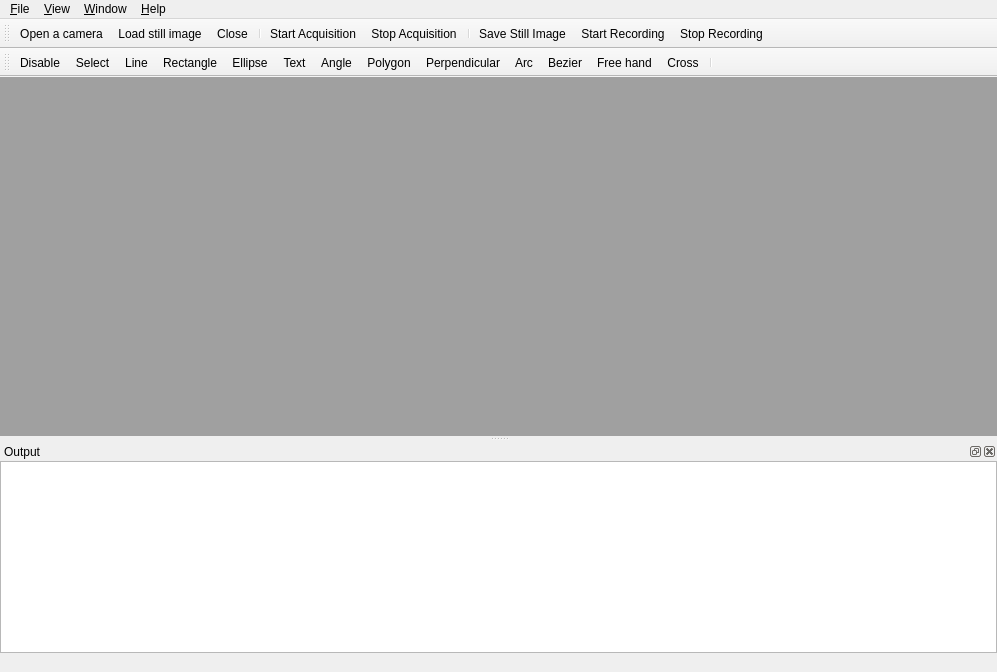
<?xml version="1.0" encoding="UTF-8"?>
<ui version="4.0">
 <class>MainWindow</class>
 <widget class="QMainWindow" name="MainWindow">
  <property name="geometry">
   <rect>
    <x>0</x>
    <y>0</y>
    <width>997</width>
    <height>672</height>
   </rect>
  </property>
  <property name="windowTitle">
   <string>StViewer</string>
  </property>
  <property name="windowIcon">
   <iconset resource="resource.qrc">
    <normaloff>:/icon/res/StViewer.png</normaloff>:/icon/res/StViewer.png</iconset>
  </property>
  <property name="dockNestingEnabled">
   <bool>true</bool>
  </property>
  <widget class="QWidget" name="centralWidget">
   <layout class="QVBoxLayout" name="verticalLayout">
    <property name="leftMargin">
     <number>0</number>
    </property>
    <property name="topMargin">
     <number>0</number>
    </property>
    <property name="rightMargin">
     <number>0</number>
    </property>
    <property name="bottomMargin">
     <number>0</number>
    </property>
    <item>
     <widget class="QMdiArea" name="mdiArea">
      <property name="frameShape">
       <enum>QFrame::NoFrame</enum>
      </property>
      <property name="verticalScrollBarPolicy">
       <enum>Qt::ScrollBarAsNeeded</enum>
      </property>
      <property name="horizontalScrollBarPolicy">
       <enum>Qt::ScrollBarAsNeeded</enum>
      </property>
      <property name="background">
       <brush brushstyle="SolidPattern">
        <color alpha="255">
         <red>160</red>
         <green>160</green>
         <blue>160</blue>
        </color>
       </brush>
      </property>
      <property name="viewMode">
       <enum>QMdiArea::TabbedView</enum>
      </property>
      <property name="tabsClosable">
       <bool>true</bool>
      </property>
      <property name="tabsMovable">
       <bool>false</bool>
      </property>
     </widget>
    </item>
   </layout>
  </widget>
  <widget class="QMenuBar" name="menuBar">
   <property name="geometry">
    <rect>
     <x>0</x>
     <y>0</y>
     <width>997</width>
     <height>21</height>
    </rect>
   </property>
   <widget class="QMenu" name="menu_File">
    <property name="title">
     <string>&amp;File</string>
    </property>
    <addaction name="action_Open_a_camera"/>
    <addaction name="action_Load_a_file"/>
    <addaction name="action_Close"/>
    <addaction name="separator"/>
    <addaction name="action_Start_Acquisition"/>
    <addaction name="action_Stop_Acquisition"/>
    <addaction name="separator"/>
    <addaction name="action_Save_Still_Image"/>
    <addaction name="action_Start_Recording"/>
    <addaction name="action_Stop_Recording"/>
    <addaction name="separator"/>
    <addaction name="action_Save_Camera_Config_File"/>
    <addaction name="action_Load_Camera_Config_File"/>
    <addaction name="separator"/>
    <addaction name="action_Save_Camera_Description_File"/>
    <addaction name="separator"/>
    <addaction name="action_Configuration_File_Setting"/>
    <addaction name="separator"/>
    <addaction name="action_Start_Calculating_FFC_Correction_Value"/>
    <addaction name="separator"/>
    <addaction name="action_Exit"/>
   </widget>
   <widget class="QMenu" name="menu_View">
    <property name="title">
     <string>&amp;View</string>
    </property>
    <widget class="QMenu" name="menu_Toolbars_and_Docking_Windows">
     <property name="title">
      <string>&amp;Toolbars and Docking Windows</string>
     </property>
     <addaction name="action_Standard"/>
     <addaction name="action_StDrawing"/>
     <addaction name="action_Output"/>
    </widget>
    <widget class="QMenu" name="menu_Graph_data_source">
     <property name="title">
      <string>&amp;Graph data source</string>
     </property>
     <addaction name="separator"/>
     <addaction name="action_Registered_image"/>
     <addaction name="action_Converted_image"/>
    </widget>
    <addaction name="menu_Toolbars_and_Docking_Windows"/>
    <addaction name="action_Status_Bar"/>
    <addaction name="action_Interface_Node"/>
    <addaction name="menu_Graph_data_source"/>
   </widget>
   <widget class="QMenu" name="menu_Help">
    <property name="title">
     <string>&amp;Help</string>
    </property>
    <addaction name="action_About_StViewer"/>
   </widget>
   <widget class="QMenu" name="menu_Window">
    <property name="title">
     <string>&amp;Window</string>
    </property>
   </widget>
   <addaction name="menu_File"/>
   <addaction name="menu_View"/>
   <addaction name="menu_Window"/>
   <addaction name="menu_Help"/>
  </widget>
  <widget class="QToolBar" name="mainToolBar">
   <property name="windowTitle">
    <string>Standard</string>
   </property>
   <attribute name="toolBarArea">
    <enum>TopToolBarArea</enum>
   </attribute>
   <attribute name="toolBarBreak">
    <bool>false</bool>
   </attribute>
   <addaction name="action_Open_a_camera"/>
   <addaction name="action_Load_a_file"/>
   <addaction name="action_Close"/>
   <addaction name="separator"/>
   <addaction name="action_Start_Acquisition"/>
   <addaction name="action_Stop_Acquisition"/>
   <addaction name="separator"/>
   <addaction name="action_Save_Still_Image"/>
   <addaction name="action_Start_Recording"/>
   <addaction name="action_Stop_Recording"/>
  </widget>
  <widget class="QStatusBar" name="statusBar">
   <property name="sizeGripEnabled">
    <bool>false</bool>
   </property>
  </widget>
  <widget class="QDockWidget" name="dockWidgetOutput">
   <property name="features">
    <set>QDockWidget::AllDockWidgetFeatures</set>
   </property>
   <property name="windowTitle">
    <string>Output</string>
   </property>
   <attribute name="dockWidgetArea">
    <number>8</number>
   </attribute>
   <widget class="QWidget" name="dockWidgetContents">
    <layout class="QVBoxLayout" name="verticalLayout_2">
     <property name="leftMargin">
      <number>0</number>
     </property>
     <property name="topMargin">
      <number>0</number>
     </property>
     <property name="rightMargin">
      <number>0</number>
     </property>
     <property name="bottomMargin">
      <number>0</number>
     </property>
     <item>
      <widget class="QTableView" name="tableViewOutput">
       <property name="editTriggers">
        <set>QAbstractItemView::NoEditTriggers</set>
       </property>
       <property name="selectionBehavior">
        <enum>QAbstractItemView::SelectRows</enum>
       </property>
      </widget>
     </item>
    </layout>
   </widget>
  </widget>
  <widget class="QToolBar" name="drawingToolBar">
   <property name="windowTitle">
    <string>Drawing</string>
   </property>
   <attribute name="toolBarArea">
    <enum>TopToolBarArea</enum>
   </attribute>
   <attribute name="toolBarBreak">
    <bool>true</bool>
   </attribute>
   <addaction name="action_Draw_Disable"/>
   <addaction name="action_Draw_Select"/>
   <addaction name="action_Draw_Line"/>
   <addaction name="action_Draw_Rectangle"/>
   <addaction name="action_Draw_Ellipse"/>
   <addaction name="action_Draw_Text"/>
   <addaction name="action_Draw_Angle"/>
   <addaction name="action_Draw_Polygon"/>
   <addaction name="action_Draw_Perpendicular"/>
   <addaction name="action_Draw_Arc"/>
   <addaction name="action_Draw_Bezier"/>
   <addaction name="action_Draw_FreeHand"/>
   <addaction name="action_Draw_Cross"/>
   <addaction name="separator"/>
  </widget>
  <action name="action_About_StViewer">
   <property name="text">
    <string>&amp;About StViewer ...</string>
   </property>
  </action>
  <action name="action_Status_Bar">
   <property name="checkable">
    <bool>true</bool>
   </property>
   <property name="text">
    <string>&amp;Status Bar</string>
   </property>
  </action>
  <action name="action_Interface_Node">
   <property name="text">
    <string>&amp;Interface Node ...</string>
   </property>
   <property name="menuRole">
    <enum>QAction::NoRole</enum>
   </property>
  </action>
  <action name="action_Close">
   <property name="text">
    <string>&amp;Close</string>
   </property>
   <property name="toolTip">
    <string>Close</string>
   </property>
  </action>
  <action name="action_Exit">
   <property name="text">
    <string>E&amp;xit</string>
   </property>
  </action>
  <action name="action_Open_a_camera">
   <property name="icon">
    <iconset resource="resource.qrc">
     <normaloff>:/icon/res/camera.png</normaloff>:/icon/res/camera.png</iconset>
   </property>
   <property name="text">
    <string>&amp;Open a camera</string>
   </property>
   <property name="toolTip">
    <string>Open a camera</string>
   </property>
   <property name="shortcut">
    <string>Ctrl+O</string>
   </property>
  </action>
  <action name="action_Load_a_file">
   <property name="icon">
    <iconset resource="resource.qrc">
     <normaloff>:/icon/res/straw.png</normaloff>:/icon/res/straw.png</iconset>
   </property>
   <property name="text">
    <string>&amp;Load still image ...</string>
   </property>
   <property name="toolTip">
    <string>Load a file</string>
   </property>
   <property name="shortcut">
    <string>Ctrl+L</string>
   </property>
  </action>
  <action name="action_Start_Acquisition">
   <property name="icon">
    <iconset resource="resource.qrc">
     <normaloff>:/icon/res/start_streaming.png</normaloff>:/icon/res/start_streaming.png</iconset>
   </property>
   <property name="text">
    <string>Start Acquisition</string>
   </property>
   <property name="toolTip">
    <string>Start Acquisition</string>
   </property>
  </action>
  <action name="action_Stop_Acquisition">
   <property name="icon">
    <iconset resource="resource.qrc">
     <normaloff>:/icon/res/stop_streaming.png</normaloff>:/icon/res/stop_streaming.png</iconset>
   </property>
   <property name="text">
    <string>Stop Acquisition</string>
   </property>
   <property name="toolTip">
    <string>Stop Acquisition</string>
   </property>
  </action>
  <action name="action_Save_Still_Image">
   <property name="text">
    <string>Save Still Image ...</string>
   </property>
   <property name="toolTip">
    <string>Save Still Image</string>
   </property>
  </action>
  <action name="action_Start_Recording">
   <property name="icon">
    <iconset resource="resource.qrc">
     <normaloff>:/icon/res/start_recording.png</normaloff>:/icon/res/start_recording.png</iconset>
   </property>
   <property name="text">
    <string>Start Recording ...</string>
   </property>
   <property name="toolTip">
    <string>Start recording</string>
   </property>
  </action>
  <action name="action_Stop_Recording">
   <property name="icon">
    <iconset resource="resource.qrc">
     <normaloff>:/icon/res/stop_recording.png</normaloff>:/icon/res/stop_recording.png</iconset>
   </property>
   <property name="text">
    <string>Stop Recording</string>
   </property>
  </action>
  <action name="action_Standard">
   <property name="checkable">
    <bool>true</bool>
   </property>
   <property name="text">
    <string>Standard</string>
   </property>
  </action>
  <action name="action_Output">
   <property name="checkable">
    <bool>true</bool>
   </property>
   <property name="text">
    <string>Output</string>
   </property>
  </action>
  <action name="action_Save_Camera_Config_File">
   <property name="text">
    <string>Save &amp;Camera Config File ...</string>
   </property>
  </action>
  <action name="action_Load_Camera_Config_File">
   <property name="text">
    <string>&amp;Load Camera Config File ...</string>
   </property>
  </action>
  <action name="action_Save_Camera_Description_File">
   <property name="icon">
    <iconset resource="resource.qrc">
     <normaloff>:/icon/res/description_file.png</normaloff>:/icon/res/description_file.png</iconset>
   </property>
   <property name="text">
    <string>Save Camera Description File ...</string>
   </property>
  </action>
  <action name="action_StDrawing">
   <property name="checkable">
    <bool>true</bool>
   </property>
   <property name="text">
    <string>Drawing</string>
   </property>
  </action>
  <action name="action_Configuration_File_Setting">
   <property name="text">
    <string>Configuration File Setting ...</string>
   </property>
   <property name="menuRole">
    <enum>QAction::NoRole</enum>
   </property>
  </action>
  <action name="action_Start_Calculating_FFC_Correction_Value">
   <property name="text">
    <string>Start calculating FFC correction value ...</string>
   </property>
  </action>
  <action name="action_Registered_image">
   <property name="checkable">
    <bool>true</bool>
   </property>
   <property name="text">
    <string>&amp;Registered image</string>
   </property>
  </action>
  <action name="action_Converted_image">
   <property name="checkable">
    <bool>true</bool>
   </property>
   <property name="text">
    <string>&amp;Converted image</string>
   </property>
  </action>
  <action name="action_Draw_Disable">
   <property name="checkable">
    <bool>true</bool>
   </property>
   <property name="icon">
    <iconset resource="resource.qrc">
     <normaloff>:/icon/res/draw_disable.png</normaloff>:/icon/res/draw_disable.png</iconset>
   </property>
   <property name="text">
    <string>Disable</string>
   </property>
   <property name="toolTip">
    <string>Disable drawing function by mouse.</string>
   </property>
  </action>
  <action name="action_Draw_Select">
   <property name="checkable">
    <bool>true</bool>
   </property>
   <property name="icon">
    <iconset resource="resource.qrc">
     <normaloff>:/icon/res/draw_select.png</normaloff>:/icon/res/draw_select.png</iconset>
   </property>
   <property name="text">
    <string>Select</string>
   </property>
   <property name="toolTip">
    <string>Select drawing objects.</string>
   </property>
  </action>
  <action name="action_Draw_Line">
   <property name="checkable">
    <bool>true</bool>
   </property>
   <property name="icon">
    <iconset resource="resource.qrc">
     <normaloff>:/icon/res/draw_line.png</normaloff>:/icon/res/draw_line.png</iconset>
   </property>
   <property name="text">
    <string>Line</string>
   </property>
   <property name="toolTip">
    <string>Draw line.</string>
   </property>
  </action>
  <action name="action_Draw_Rectangle">
   <property name="checkable">
    <bool>true</bool>
   </property>
   <property name="icon">
    <iconset resource="resource.qrc">
     <normaloff>:/icon/res/draw_rectangle.png</normaloff>:/icon/res/draw_rectangle.png</iconset>
   </property>
   <property name="text">
    <string>Rectangle</string>
   </property>
   <property name="toolTip">
    <string>Draw rectangle.</string>
   </property>
  </action>
  <action name="action_Draw_Ellipse">
   <property name="checkable">
    <bool>true</bool>
   </property>
   <property name="icon">
    <iconset resource="resource.qrc">
     <normaloff>:/icon/res/draw_ellipse.png</normaloff>:/icon/res/draw_ellipse.png</iconset>
   </property>
   <property name="text">
    <string>Ellipse</string>
   </property>
   <property name="toolTip">
    <string>Draw ellipse.</string>
   </property>
  </action>
  <action name="action_Draw_Text">
   <property name="checkable">
    <bool>true</bool>
   </property>
   <property name="icon">
    <iconset resource="resource.qrc">
     <normaloff>:/icon/res/draw_text.png</normaloff>:/icon/res/draw_text.png</iconset>
   </property>
   <property name="text">
    <string>Text</string>
   </property>
   <property name="toolTip">
    <string>Draw text.</string>
   </property>
  </action>
  <action name="action_Draw_Angle">
   <property name="checkable">
    <bool>true</bool>
   </property>
   <property name="icon">
    <iconset resource="resource.qrc">
     <normaloff>:/icon/res/draw_angle.png</normaloff>:/icon/res/draw_angle.png</iconset>
   </property>
   <property name="text">
    <string>Angle</string>
   </property>
   <property name="toolTip">
    <string>Draw line to measure angle.</string>
   </property>
  </action>
  <action name="action_Draw_Polygon">
   <property name="checkable">
    <bool>true</bool>
   </property>
   <property name="icon">
    <iconset resource="resource.qrc">
     <normaloff>:/icon/res/draw_polygon.png</normaloff>:/icon/res/draw_polygon.png</iconset>
   </property>
   <property name="text">
    <string>Polygon</string>
   </property>
   <property name="toolTip">
    <string>Draw polygon.</string>
   </property>
  </action>
  <action name="action_Draw_Perpendicular">
   <property name="checkable">
    <bool>true</bool>
   </property>
   <property name="icon">
    <iconset resource="resource.qrc">
     <normaloff>:/icon/res/draw_perpendicular.png</normaloff>:/icon/res/draw_perpendicular.png</iconset>
   </property>
   <property name="text">
    <string>Perpendicular</string>
   </property>
   <property name="toolTip">
    <string>Draw polygon.</string>
   </property>
  </action>
  <action name="action_Draw_Arc">
   <property name="checkable">
    <bool>true</bool>
   </property>
   <property name="icon">
    <iconset resource="resource.qrc">
     <normaloff>:/icon/res/draw_arc.png</normaloff>:/icon/res/draw_arc.png</iconset>
   </property>
   <property name="text">
    <string>Arc</string>
   </property>
   <property name="toolTip">
    <string>Draw arc.</string>
   </property>
  </action>
  <action name="action_Draw_Bezier">
   <property name="checkable">
    <bool>true</bool>
   </property>
   <property name="icon">
    <iconset resource="resource.qrc">
     <normaloff>:/icon/res/draw_bezier.png</normaloff>:/icon/res/draw_bezier.png</iconset>
   </property>
   <property name="text">
    <string>Bezier</string>
   </property>
   <property name="toolTip">
    <string>Draw bezier curve.</string>
   </property>
  </action>
  <action name="action_Draw_FreeHand">
   <property name="checkable">
    <bool>true</bool>
   </property>
   <property name="icon">
    <iconset resource="resource.qrc">
     <normaloff>:/icon/res/draw_freehand.png</normaloff>:/icon/res/draw_freehand.png</iconset>
   </property>
   <property name="text">
    <string>Free hand</string>
   </property>
   <property name="toolTip">
    <string>Draw by free hand.</string>
   </property>
  </action>
  <action name="action_Draw_Cross">
   <property name="checkable">
    <bool>true</bool>
   </property>
   <property name="icon">
    <iconset resource="resource.qrc">
     <normaloff>:/icon/res/draw_cross.png</normaloff>:/icon/res/draw_cross.png</iconset>
   </property>
   <property name="text">
    <string>Cross</string>
   </property>
   <property name="toolTip">
    <string>Draw cross.</string>
   </property>
  </action>
 </widget>
 <layoutdefault spacing="6" margin="11"/>
 <resources>
  <include location="resource.qrc"/>
 </resources>
 <connections/>
</ui>
